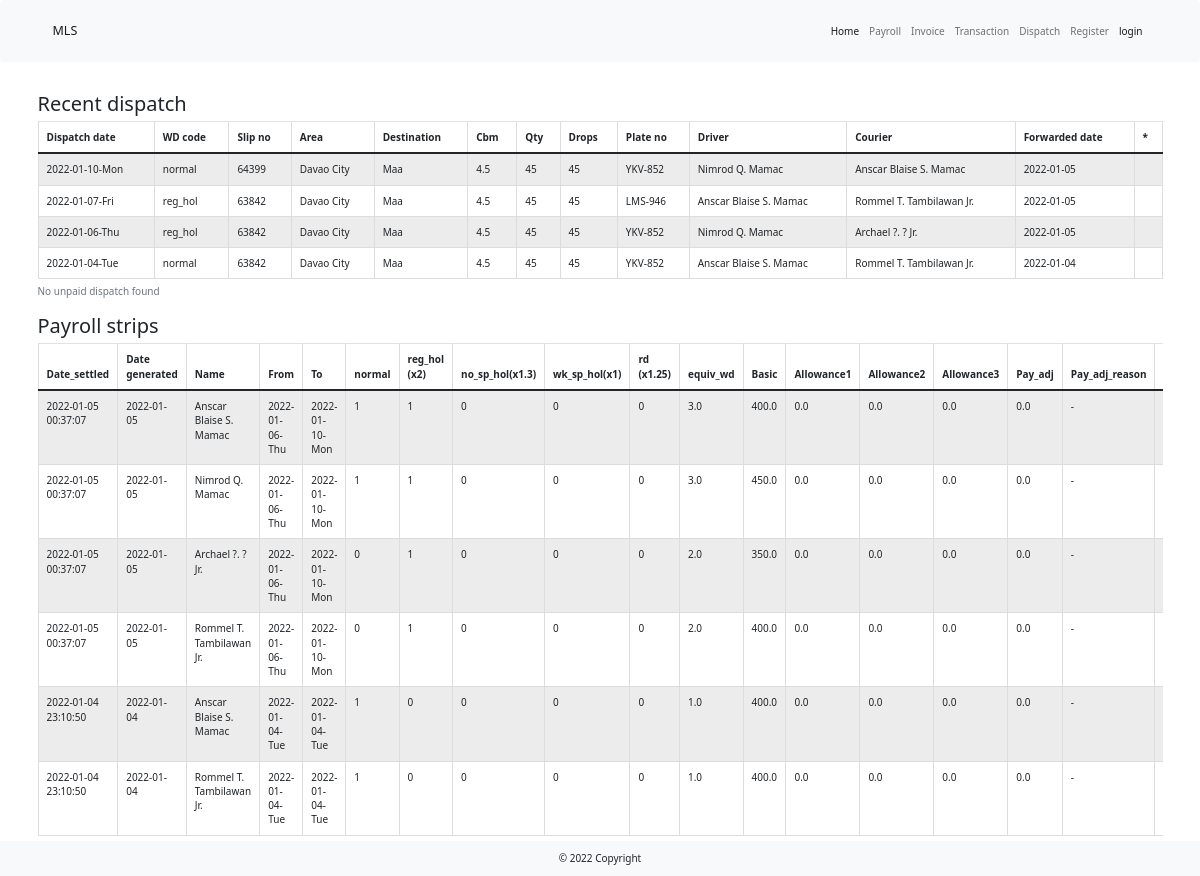
Page /payroll on the committed database.
### main.py (models this page shows)
class DispatchTable(UserMixin, db.Model):
    __tablename__ = "dispatch"
    id = db.Column(db.Integer, primary_key=True, unique=True)
    dispatch_date = db.Column(db.String(100), nullable=False)
    wd_code = db.Column(db.String(100), nullable=False)
    slip_no = db.Column(db.String(100), nullable=False)
    route = db.Column(db.String(100), nullable=False)
    area = db.Column(db.String(250))
    destination = db.Column(db.String(100))
    odo_start = db.Column(db.Integer)
    odo_end = db.Column(db.Integer)
    km = db.Column(db.Float(precision=1))
    cbm = db.Column(db.Float(precision=1), nullable=False)
    qty = db.Column(db.Integer, nullable=False)
    drops = db.Column(db.Integer, nullable=False)
    std_rate = db.Column(db.Float(precision=1), nullable=False)
    rate = db.Column(db.Float(precision=1), nullable=False)
    plate_no = db.Column(db.String(100), nullable=False)
    driver = db.Column(db.String(100), nullable=False)
    courier = db.Column(db.String(100), nullable=False)
    forwarded_date = db.Column(db.String(100), nullable=False)
    invoice_no = db.Column(db.String(100))
    or_no = db.Column(db.String(100))
    or_amt = db.Column(db.Float(precision=1))
    encoded_on = db.Column(db.String(100), nullable=False)
    encoded_by = db.Column(db.String(100))
    encoder_id = db.Column(db.Integer, db.ForeignKey("users.id"))
    encoder = relationship("UserTable", back_populates="dispatch")

class PayStripTable(UserMixin, db.Model):
    __tablename__ = "pay_strip"
    id = db.Column(db.Integer, primary_key=True, unique=True)
    date_settled = db.Column(db.String(100))
    start_date = db.Column(db.String(100), nullable=False)
    end_date = db.Column(db.String(100), nullable=False)
    employee_name = db.Column(db.String(100), nullable=False)
    employee_id = db.Column(db.String(100), nullable=False)
    normal = db.Column(db.Integer)
    reg_hol = db.Column(db.Integer)
    no_sp_hol = db.Column(db.Integer)
    wk_sp_hol = db.Column(db.Integer)
    rd = db.Column(db.Integer)
    equiv_wd = db.Column(db.Float(precision=2))
    basic = db.Column(db.Float(precision=2))
    allowance1 = db.Column(db.Float(precision=2))
    allowance2 = db.Column(db.Float(precision=2))
    allowance3 = db.Column(db.Float(precision=2))
    pay_adj = db.Column(db.Float(precision=2))
    pay_adj_reason = db.Column(db.String(250))
    cash_adv = db.Column(db.Float(precision=2))
    ca_date = db.Column(db.String(100))
    ca_deduction = db.Column(db.Float(precision=2))
    ca_remaining = db.Column(db.Float(precision=2))
    sss = db.Column(db.Float(precision=2))
    philhealth = db.Column(db.Float(precision=2))
    pag_ibig = db.Column(db.Float(precision=2))
    life_insurance = db.Column(db.Float(precision=2))
    income_tax = db.Column(db.Float(precision=2))
    total_pay = db.Column(db.Float(precision=2))
    total_deduct = db.Column(db.Float(precision=2))
    net_pay = db.Column(db.Float(precision=2))
    transferred_amt1 = db.Column(db.Float(precision=2))
    transferred_amt2 = db.Column(db.Float(precision=2))
    carry_over_next_month = db.Column(db.Float(precision=2))
    carry_over_past_month = db.Column(db.Float(precision=2))
    gen_date = db.Column(db.String(100))
    paid_by = db.Column(db.String(100))
    dispatch_ids = db.Column(db.String(200))

### main.py (the view)
@app.route("/payroll", methods=["Get", "Post"])
def payroll():
    with create_engine('sqlite:///lbc_dispatch.db').connect() as cnx:
        raw = pd.read_sql_table(
            table_name="dispatch",
            con=cnx, index_col='dispatch_date',
            columns=['id', 'dispatch_date', 'wd_code', 'slip_no',
                     'area', 'destination', 'cbm', 'qty', 'drops', 'plate_no',
                     'driver', 'courier', 'forwarded_date'
                     ],
        )
    unpaid_cnt = is_found(raw["forwarded_date"], "-")
    if unpaid_cnt > 0:
        paid = False
        df = raw.groupby("forwarded_date").get_group("-").sort_values("dispatch_date", ascending=False)  # group of unpaid dispatches
    else:
        paid = True
        df = raw.head(n=25).sort_values("dispatch_date", ascending=False)
    with create_engine('sqlite:///lbc_dispatch.db').connect() as cnx:
        strip_df = pd.read_sql_table(table_name="pay_strip", con=cnx)
        pay_strip_df = strip_df.head(n=25).sort_values("gen_date", ascending=False)
    return render_template("payroll.html", unpaid_df=df, pay_strip_df=pay_strip_df, paid=paid, unpaid_cnt=unpaid_cnt)

### _util.py (called while the page is built)
def is_found(list_to_check, char_to_find):
    cnt = 0
    for item in list_to_check:
        if item == char_to_find:
            cnt += 1
    if cnt > 0:
        return cnt
    else:
        return cnt

### templates/payroll.html (shortened to what this page needs)
{% extends 'bootstrap/base.html' %}
{% import "bootstrap/wtf.html" as wtf %}
{% block content %}
    {% include '_header.html' %}
    <div class="container my-5">
        <h2>Recent dispatch</h2>
        <div class="table-responsive">
            <table class="table table-striped table-hover table-bordered table-sm">
                {% if paid: %}
                    <caption>No unpaid dispatch found</caption>
                {% else: %}
                    <caption>Found {{unpaid_cnt }} unpaid dispatched. <a href="{{ url_for('add_payroll')}}" class="btn btn-primary">Forward to paystrip</a></caption>
                {% endif %}
                <thead>
                <tr>
                    <th scope="col">Dispatch date</th>
                    <th scope="col">WD code</th>
                    <th scope="col">Slip no</th>
                    <th scope="col">Area</th>
                    <th scope="col">Destination</th>
                    <th scope="col">Cbm</th>
                    <th scope="col">Qty</th>
                    <th scope="col">Drops</th>
                    <th scope="col">Plate no</th>
                    <th scope="col">Driver</th>
                    <th scope="col">Courier</th>
                    <th scope="col">Forwarded date</th>
                    <th scope="col">*</th>
                </tr>
                </thead>
                <tbody>
                {% for row in unpaid_df.itertuples(): %}
                <tr>
                    <td>{{ row[2] }}</td>
                    <td>{{ row[3] }}</td>
                    <td>{{ row[4] }}</td>
                    <td>{{ row[5] }}</td>
                    <td>{{ row[6] }}</td>
                    <td>{{ row[7] }}</td>
                    <td>{{ row[8] }}</td>
                    <td>{{ row[9] }}</td>
                    <td>{{ row[10] }}</td>
                    <td>{{ row[11] }}</td>
                    <td>{{ row[12] }}</td>
                    <td>{{ row[13] }}</td>
                    {% if paid %}
                        <td><a hidden href="{{ url_for('edit_dispatch', dispatch_id=row[1])}}">edit</a></td>
                    {% else: %}
                        <td><a href="{{ url_for('edit_dispatch', dispatch_id=row[1])}}">edit</a></td>
                    {% endif %}
                </tr>
                {% endfor %}
                </tbody>
            </table>
        </div>
        <h2>Payroll strips</h2>
        <div class="table-responsive">
            <table class="table table-striped table-hover table-bordered table-sm">
                <thead>
                <tr>
                    <th scope="col">Date_settled</th>
                    <th scope="col">Date generated</th>
                    <th scope="col">Name</th>
                    <th scope="col">From</th>
                    <th scope="col">To</th>
                    <th scope="col">normal</th>
                    <th scope="col">reg_hol (x2)</th>
                    <th scope="col">no_sp_hol(x1.3)</th>
                    <th scope="col">wk_sp_hol(x1)</th>
                    <th scope="col">rd (x1.25)</th>
                    <th scope="col">equiv_wd</th>
                    <th scope="col">Basic</th>
                    <th scope="col">Allowance1</th>
                    <th scope="col">Allowance2</th>
                    <th scope="col">Allowance3</th>
                    <th scope="col">Pay_adj</th>
                    <th scope="col">Pay_adj_reason</th>
                    <th scope="col">CA</th>
                </tr>
                </thead>
                <tbody>
                {% for row in pay_strip_df.itertuples(): %}
                <tr>
                    <td>{{ row[2] }}</td>
                    <td>{{ row[35] }}</td>
                    <td>{{ row[5] }}</td>
                    <td>{{ row[3] }}</td>
                    <td>{{ row[4] }}</td>
                    <td>{{ row[7] }}</td>
                    <td>{{ row[8] }}</td>
                    <td>{{ row[9] }}</td>
                    <td>{{ row[10] }}</td>
                    <td>{{ row[11] }}</td>
                    <td>{{ row[12] }}</td>
                    <td>{{ row[13] }}</td>
                    <td>{{ row[14] }}</td>
                    <td>{{ row[15] }}</td>
                    <td>{{ row[16] }}</td>
                    <td>{{ row[17] }}</td>
                    <td>{{ row[18] }}</td>
                    <td>{{ row[19] }}</td>
                </tr>
                {% endfor %}
                </tbody>
            </table>
        </div>
    </div>
    {% include '_footer.html' %}
{% endblock  %}

### templates/_header.html (shortened to what this page needs)
{% extends 'bootstrap/base.html' %}
{% block styles %}
    {{super()}}
    <link href="{{ url_for('static', filename='css/bootstrap.min.css') }}" rel="stylesheet" type="text/css">
{% endblock %}
{% block content %}
  <nav class="navbar navbar-expand-sm navbar-light bg-light">
  <div class="container-md d-flex align-items-center">
    <a class="navbar-brand d-flex align-items-center" href="#">MLS</a>
    <div class="collapse navbar-collapse" id="navbarTogglerDemo02">
      <ul class="navbar-nav ms-auto mb-2 mb-lg-0">
          <li class="nav-item">
              <a class="nav-link active" aria-current="page" href="{{ url_for('home') }}">Home</a>
          </li>
          <li class="nav-item">
              <a class="nav-link" href="{{ url_for('payroll')}}">Payroll</a>
          </li>
          <li class="nav-item">
              <a class="nav-link" href="{{ url_for('invoice')}}">Invoice</a>
          </li>
          <li class="nav-item">
              <a class="nav-link" href="{{ url_for('transaction')}}">Transaction</a>
          </li>
          <li class="nav-item">
              <a class="nav-link" href="{{ url_for('dispatch') }}">Dispatch</a></li>
        {% if current_user.is_authenticated %}
          <li class="nav-item dropdown">
          <a class="nav-link dropdown-toggle" href="#" id="navbarDropdown" role="button" data-bs-toggle="dropdown" aria-expanded="false">
            Encode
          </a>
              <ul class="dropdown-menu" aria-labelledby="navbarDropdown">
                  <li><a class="dropdown-item" href="{{ url_for('maintenance')}}">Maintenance</a></li>
                  <li><a class="dropdown-item" href="{{ url_for('admin')}}">Admin Expenses</a></li>
                  <li><hr class="dropdown-divider"></li>
                  <li><a class="dropdown-item" href="{{ url_for('employees')}}">List of Employees</a></li>
                  <li><a class="dropdown-item" href="{{ url_for('tariff')}}">Tariff Table</a></li>
              </ul>
          </li>
          <li class="nav-item">
            <a class="nav-link" href="{{ url_for('logout') }}">logout</a>
          </li>
        {% else %}
          <li class="nav-item">
            <a class="nav-link" href="{{ url_for('register') }}">Register</a>
          </li>
          <li class="nav-item">
            <a class="nav-link active" aria-current="page" href="{{ url_for('login') }}">login</a>
          </li>
        {% endif %}
      </ul>
    </div>
  </div>
  </nav>
{% endblock %}

### templates/_footer.html (shortened to what this page needs)
{% extends 'bootstrap/base.html' %}
{% block styles %}
    {{super()}}
    <link href="{{ url_for('static', filename='css/bootstrap.min.css') }}" rel="stylesheet" type="text/css">
    <link href="{{ url_for('static', filename='css/styles.css') }}" rel="stylesheet" type="text/css">
{% endblock %}
{% block content %}
  <footer class="bg-light text-center text-lg-start fixed-bottom">
  <div class="text-center p-3">
    © 2022 Copyright
  </div>
</footer>
{% endblock %}

### rows in the picture
DispatchTable: dispatch_date "2022-01-10-Mon", wd_code "normal", slip_no "64399", area "Davao City", destination "Maa", cbm "4.5", qty "45", drops "45", plate_no "YKV-852", driver "Nimrod Q. Mamac", courier "Anscar Blaise S. Mamac", forwarded_date "2022-01-05"
DispatchTable: dispatch_date "2022-01-07-Fri", wd_code "reg_hol", slip_no "63842", area "Davao City", destination "Maa", cbm "4.5", qty "45", drops "45", plate_no "LMS-946", driver "Anscar Blaise S. Mamac", courier "Rommel T. Tambilawan Jr.", forwarded_date "2022-01-05"
DispatchTable: dispatch_date "2022-01-06-Thu", wd_code "reg_hol", slip_no "63842", area "Davao City", destination "Maa", cbm "4.5", qty "45", drops "45", plate_no "YKV-852", driver "Nimrod Q. Mamac", courier "Archael ?. ? Jr.", forwarded_date "2022-01-05"
DispatchTable: dispatch_date "2022-01-04-Tue", wd_code "normal", slip_no "63842", area "Davao City", destination "Maa", cbm "4.5", qty "45", drops "45", plate_no "YKV-852", driver "Anscar Blaise S. Mamac", courier "Rommel T. Tambilawan Jr.", forwarded_date "2022-01-04"
PayStripTable: date_settled "2022-01-05 00:37:07", gen_date "2022-01-05", employee_name "Anscar Blaise S. Mamac", start_date "2022-01-06-Thu", end_date "2022-01-10-Mon", reg_hol "1", row "1", wk_sp_hol "0", rd "0", row "0", equiv_wd "3.0", basic "400.0", allowance2 "0.0", allowance3 "0.0", pay_adj "0.0", row "0.0", row "-"
PayStripTable: date_settled "2022-01-05 00:37:07", gen_date "2022-01-05", employee_name "Nimrod Q. Mamac", start_date "2022-01-06-Thu", end_date "2022-01-10-Mon", reg_hol "1", row "1", wk_sp_hol "0", rd "0", row "0", equiv_wd "3.0", basic "450.0", allowance2 "0.0", allowance3 "0.0", pay_adj "0.0", row "0.0", row "-"
PayStripTable: date_settled "2022-01-05 00:37:07", gen_date "2022-01-05", employee_name "Archael ?. ? Jr.", start_date "2022-01-06-Thu", end_date "2022-01-10-Mon", row "0", reg_hol "1", wk_sp_hol "0", rd "0", equiv_wd "2.0", basic "350.0", allowance2 "0.0", allowance3 "0.0", pay_adj "0.0", row "0.0", row "-"
PayStripTable: date_settled "2022-01-05 00:37:07", gen_date "2022-01-05", employee_name "Rommel T. Tambilawan Jr.", start_date "2022-01-06-Thu", end_date "2022-01-10-Mon", row "0", reg_hol "1", wk_sp_hol "0", rd "0", equiv_wd "2.0", basic "400.0", allowance2 "0.0", allowance3 "0.0", pay_adj "0.0", row "0.0", row "-"
PayStripTable: date_settled "2022-01-04 23:10:50", gen_date "2022-01-04", employee_name "Anscar Blaise S. Mamac", start_date "2022-01-04-Tue", end_date "2022-01-04-Tue", row "1", no_sp_hol "0", wk_sp_hol "0", rd "0", row "0", equiv_wd "1.0", row "400.0", allowance2 "0.0", allowance3 "0.0", pay_adj "0.0", row "0.0", row "-"
PayStripTable: date_settled "2022-01-04 23:10:50", gen_date "2022-01-04", employee_name "Rommel T. Tambilawan Jr.", start_date "2022-01-04-Tue", end_date "2022-01-04-Tue", normal "1", no_sp_hol "0", wk_sp_hol "0", rd "0", row "0", equiv_wd "1.0", row "400.0", allowance2 "0.0", allowance3 "0.0", pay_adj "0.0", row "0.0", row "-"
